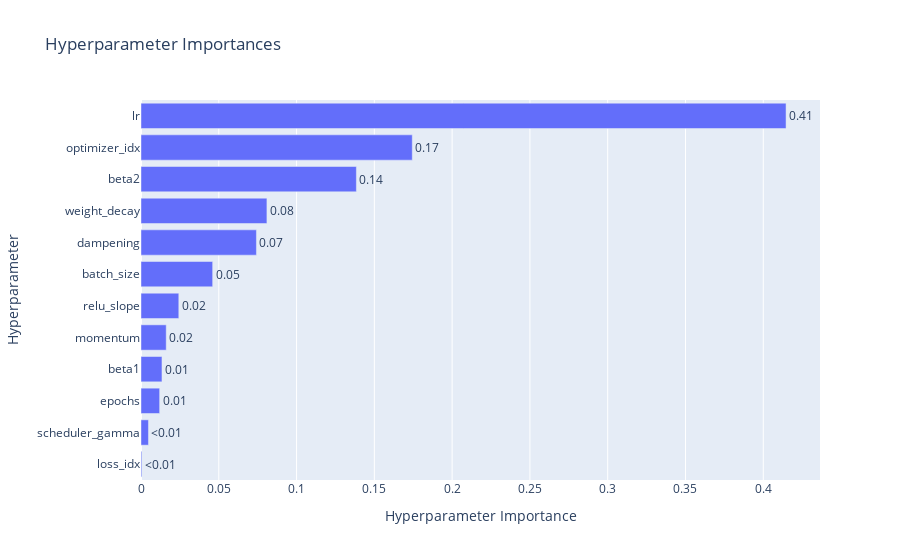

Notebook code for this chart:
### Code cell
vis.plot_param_importances(study)

### Figure 1 — Plotly figure (JSON) as saved in the notebook; plotly's stock layout.template omitted (floating-point values rounded to 4 significant figures)
{"data": [{"cliponaxis": false, "hovertemplate": ["loss_idx (IntDistribution): 0.0005429900539731889<extra></extra>", "scheduler_gamma (FloatDistribution): 0.004793983692159505<extra></extra>", "epochs (IntDistribution): 0.011982505698262435<extra></extra>", "beta1 (FloatDistribution): 0.013481140278977496<extra></extra>", "momentum (FloatDistribution): 0.01621410967493745<extra></extra>", "relu_slope (FloatDistribution): 0.02430076051639823<extra></extra>", "batch_size (IntDistribution): 0.04606390654315346<extra></extra>", "dampening (FloatDistribution): 0.0742026262379552<extra></extra>", "weight_decay (FloatDistribution): 0.080943761892356<extra></extra>", "beta2 (FloatDistribution): 0.13844994901097343<extra></extra>", "optimizer_idx (IntDistribution): 0.17437661949445943<extra></extra>", "lr (FloatDistribution): 0.4146476469063942<extra></extra>"], "name": "Objective Value", "orientation": "h", "text": ["<0.01", "<0.01", "0.01", "0.01", "0.02", "0.02", "0.05", "0.07", "0.08", "0.14", "0.17", "0.41"], "textposition": "outside", "type": "bar", "x": [0.000543, 0.004794, 0.01198, 0.01348, 0.01621, 0.0243, 0.04606, 0.0742, 0.08094, 0.1384, 0.1744, 0.4146], "y": ["loss_idx", "scheduler_gamma", "epochs", "beta1", "momentum", "relu_slope", "batch_size", "dampening", "weight_decay", "beta2", "optimizer_idx", "lr"]}], "layout": {"title": {"text": "Hyperparameter Importances"}, "xaxis": {"title": {"text": "Hyperparameter Importance"}}, "yaxis": {"title": {"text": "Hyperparameter"}}}}
